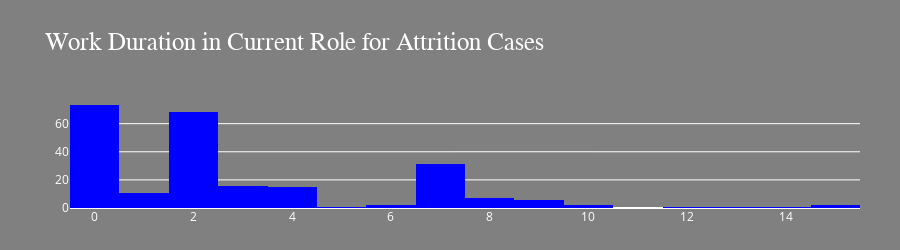

Notebook cell for this chart:
### Markdown cell above
#### 21. How does work duration in the current role impact Attrition?

### Code cell
attrition_data = data[data['Attrition'] == 'Yes']
fig = px.histogram(attrition_data, x='YearsInCurrentRole',
                         title='Work Duration in Current Role for Attrition Cases', height=250,
                         color_discrete_sequence=['blue']
                         )
fig.update_yaxes(showgrid=True),
fig.update_xaxes(categoryorder='total descending')
# fig.update_traces(hovertemplate=None)
fig.update_layout(margin=dict(t=100, b=0, l=70, r=40),
                        hovermode="x unified",
                        xaxis_tickangle=360,
                        xaxis_title=' ', yaxis_title=" ",
                        plot_bgcolor='gray', paper_bgcolor='gray',
                        title_font=dict(size=25, color='white', family="Muli, sans-serif"),
                        font=dict(color='white'),
                        legend=dict(orientation="h", yanchor="bottom", y=1.02, xanchor="right", x=1)
                          )

### Figure 1 — Plotly figure (JSON) as saved in the notebook; plotly's stock layout.template omitted (floating-point values rounded to 4 significant figures; data arrays with more than 128 entries replaced by an {"elided": "..."} marker saying what was removed)
{"data": [{"alignmentgroup": "True", "bingroup": "x", "hovertemplate": "YearsInCurrentRole=%{x}<br>count=%{y}<extra></extra>", "legendgroup": "", "marker": {"color": "blue", "pattern": {"shape": ""}}, "name": "", "offsetgroup": "", "orientation": "v", "showlegend": false, "type": "histogram", "x": {"elided": "237 int values"}, "xaxis": "x", "yaxis": "y"}], "layout": {"barmode": "relative", "font": {"color": "white"}, "height": 250, "hovermode": "x unified", "legend": {"orientation": "h", "tracegroupgap": 0, "x": 1, "xanchor": "right", "y": 1.02, "yanchor": "bottom"}, "margin": {"b": 0, "l": 70, "r": 40, "t": 100}, "paper_bgcolor": "gray", "plot_bgcolor": "gray", "title": {"font": {"color": "white", "family": "Muli, sans-serif", "size": 25}, "text": "Work Duration in Current Role for Attrition Cases"}, "xaxis": {"anchor": "y", "categoryorder": "total descending", "domain": [0, 1], "tickangle": 0, "title": {"text": " "}}, "yaxis": {"anchor": "x", "domain": [0, 1], "showgrid": true, "title": {"text": " "}}}}
